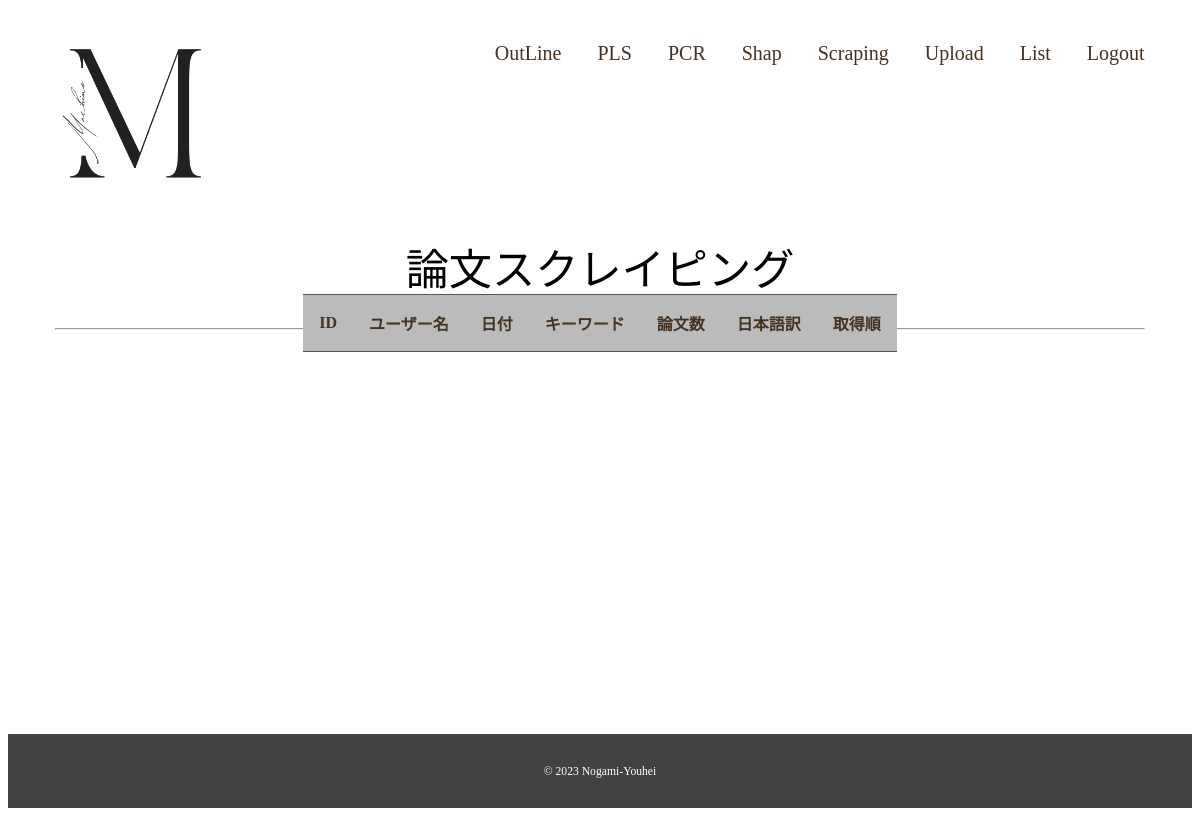
Page /pls/datalist/ on the earlier database version.
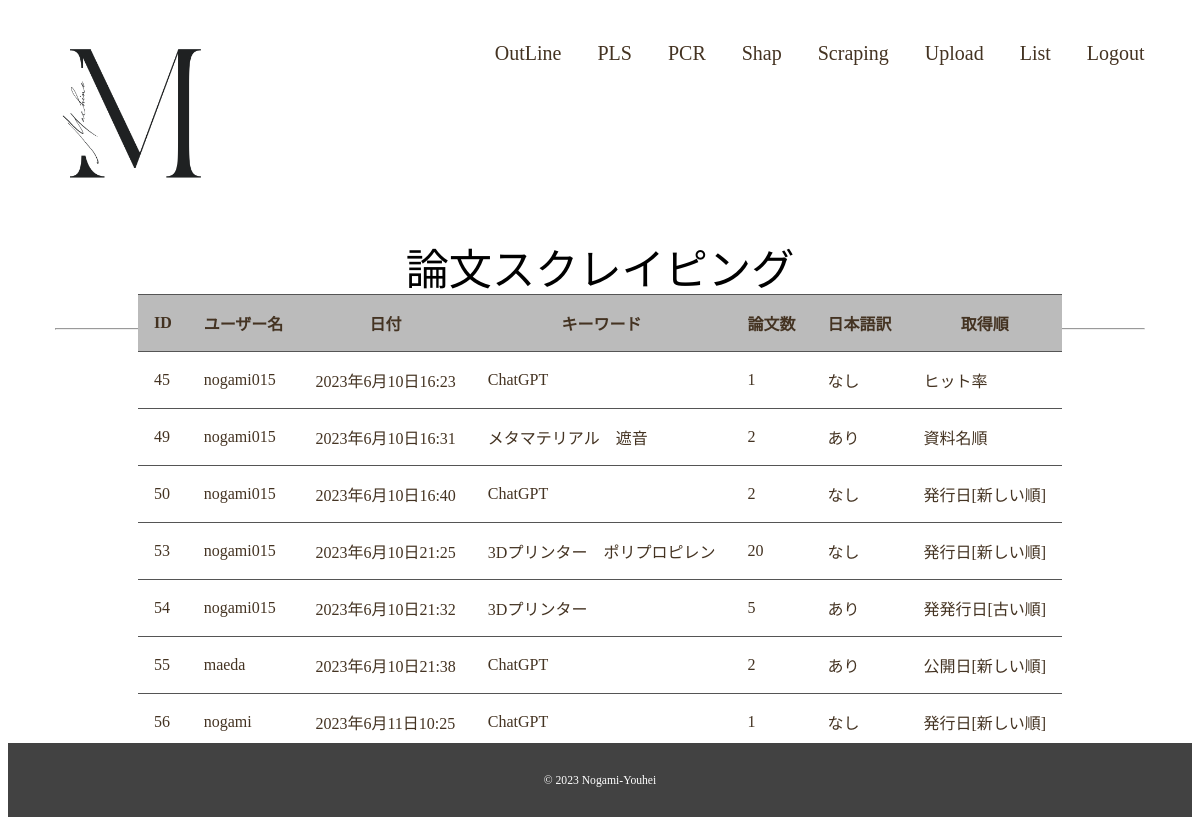
Same page on the later database version.
### pls/models.py (models this page shows)
class Paper(models.Model):
    user = models.CharField(max_length=100)
    date = models.DateTimeField(default=timezone.now)
    keywords = models.CharField(max_length=100)
    number = models.IntegerField()
    ja = models.IntegerField()
    choices = models.CharField(max_length=100)

### pls/views.py (the view)
# urls.py: path('datalist/', views.datalist, name='datalist'),
def datalist(request):
    if (request.method == 'POST'):
        data = request.POST.get('data')
        paper = Paper.objects.get(id=int(data))
        print(paper)
        paper.delete()
        return redirect(to='datalist')
    papers = Paper.objects.all()
    user = request.user.username
    param = {
        'papers': papers,
        'user': user
    }
    return render(request, 'pls/datalist.html', param)

### pls/templates/pls/datalist.html (shortened to what this page needs)
{% extends 'pls/base.html' %}
{% block main %}
<div class="wrapper">
    <h2 class="page-title">論文スクレイピング</h2>
</div>
</div>
<div class="pcr-contents wrapper">
<table class="list">
    <tr>
        <th>ID</th>
        <th>ユーザー名</th>
        <th>日付</th>
        <th>キーワード</th>
        <th>論文数</th>
        <th>日本語訳</th>
        <th>取得順</th>
    </tr>
{% for paper in papers %}
    <tr>
        <td>{{ paper.id }}</td>
        <td>{{ paper.user }}</td>
        <td>{{ paper.date }}</td>
        <td>{{ paper.keywords }}</td>
        <td>{{ paper.number }}</td>
        {% if paper.ja == 0 %}
        <td>なし</td>
        {% else %}
        <td>あり</td>
        {% endif %}
        {% if paper.choices == '1' %}
        <td>ヒット率</td>
        {% elif paper.choices == '5' %}
        <td>発行日[新しい順]</td>
        {% elif paper.choices == '6' %}
        <td>発発行日[古い順]</td>
        {% elif paper.choices == '2' %}
        <td>公開日[新しい順]</td>
        {% elif paper.choices == '3' %}
        <td>公開日[古い順]</td>
        {% elif paper.choices == '4' %}
        <td>資料名順</td>
        {% else %}
        <td>不明</td>
        {% endif %}
    </tr>
{% endfor %}
</table>
</div>
{% endblock %}

### pls/templates/pls/base.html (shortened to what this page needs)
{% include 'pls/head.html' %}
{% load static %}
    <div class="wrapper2">
    <div id="outline" class="big-bg">
        <header class="page-header wrapper">
            <h1><a href="{% url 'index' %}"><img class="logo" src="/static/pls/img/Machine.png" alt="Machine"></a></h1>
            <nav>
                <ul class="main-nav">
                    <li><a href="{% url 'outline' %}">OutLine</a></li>
                    <li><a href="{% url 'pls' %}">PLS</a></li>
                    <li><a href="{% url 'pcr' %}">PCR</a></li>
                    <li><a href="{% url 'shap' %}">Shap</a></li>
                    <li><a href="{% url 'scraping' %}">Scraping</a></li>
                    <li><a href="{% url 'upload' %}">Upload</a></li>
                    <li><a href="{% url 'datalist' %}">List</a></li>
                    <li><a href="{% url 'logout' %}">Logout</a></li>
                </ul>
            </nav>
        </header>
        {% block main %}
        {% endblock %}
        <footer>
            <div class="wrapper">
                <p><small>&copy; 2023 Nogami-Youhei</small></p>
            </div>
        </footer>
    </div>
</body>
</html>

### pls/templates/pls/head.html (shortened to what this page needs)
{% load static %}
<!doctype html>
<html lang="ja">
<head>
    <link rel="stylesheet" href="https://unpkg.com/ress/dist/ress.min.css">
    <link rel="stylesheet" type="text/css" href="{% static 'pls/css/style.css' %}">
</head>
<body>

### pls/static/pls/css/style.css (style rules this page uses)
html { font-size: 100%; }
body { font-family: serif; color: #432; }
a { text-decoration: none; }
img { max-width: 100%; }
.logo { width: 150px; margin-top: 10px; }
.main-nav { display: flex; flex-wrap: wrap; font-size: 1.25rem; margin-top: 34px; list-style: none; }
.main-nav li { margin-left: 36px; }
.main-nav a { color: #432 }
.page-header { display: flex; justify-content: space-between; }
.wrapper { max-width: 1200px; margin: 0 auto; padding: 0 4%; }
.page-title { font-size: 2.7rem; color: black; line-height: 1; text-transform: uppercase; font-weight: normal; }
#outline { height: 270px; }
#outline .page-title { text-align: center; }
footer { width: 100%; background: #424242; text-align: center; padding: 15px 0; position: absolute; bottom: 0; }
footer p { color: #fff; font-size: 0.875rem; }
ul { list-style: none; }
.wrapper2 { position: relative; min-height: 100vh; padding-bottom: 50px; box-sizing: border-box; }
table { border-spacing: 2rem; }
.list, .list td, .list th { border-width: 1.5px 0px; border-color: #555; border-style: solid; border-collapse: collapse; padding: 1em; margin: 1em; }
.list th { background-color: #bbb; }
.list { margin-right: auto; margin-left: auto; }

Differences in the rows shown:
added Paper: id "45", user "nogami015", date "2023年6月10日16:23", keywords "ChatGPT", number "1", ja "なし", choices "ヒット率"
added Paper: id "49", user "nogami015", date "2023年6月10日16:31", keywords "メタマテリアル 遮音", number "2", ja "あり", choices "資料名順"
added Paper: id "50", user "nogami015", date "2023年6月10日16:40", keywords "ChatGPT", number "2", ja "なし", choices "発行日[新しい順]"
added Paper: id "53", user "nogami015", date "2023年6月10日21:25", keywords "3Dプリンター ポリプロピレン", number "20", ja "なし", choices "発行日[新しい順]"
added Paper: id "54", user "nogami015", date "2023年6月10日21:32", keywords "3Dプリンター", number "5", ja "あり", choices "発発行日[古い順]"
added Paper: id "55", user "maeda", date "2023年6月10日21:38", keywords "ChatGPT", number "2", ja "あり", choices "公開日[新しい順]"
added Paper: id "56", user "nogami", date "2023年6月11日10:25", keywords "ChatGPT", number "1", ja "なし", choices "発行日[新しい順]"
